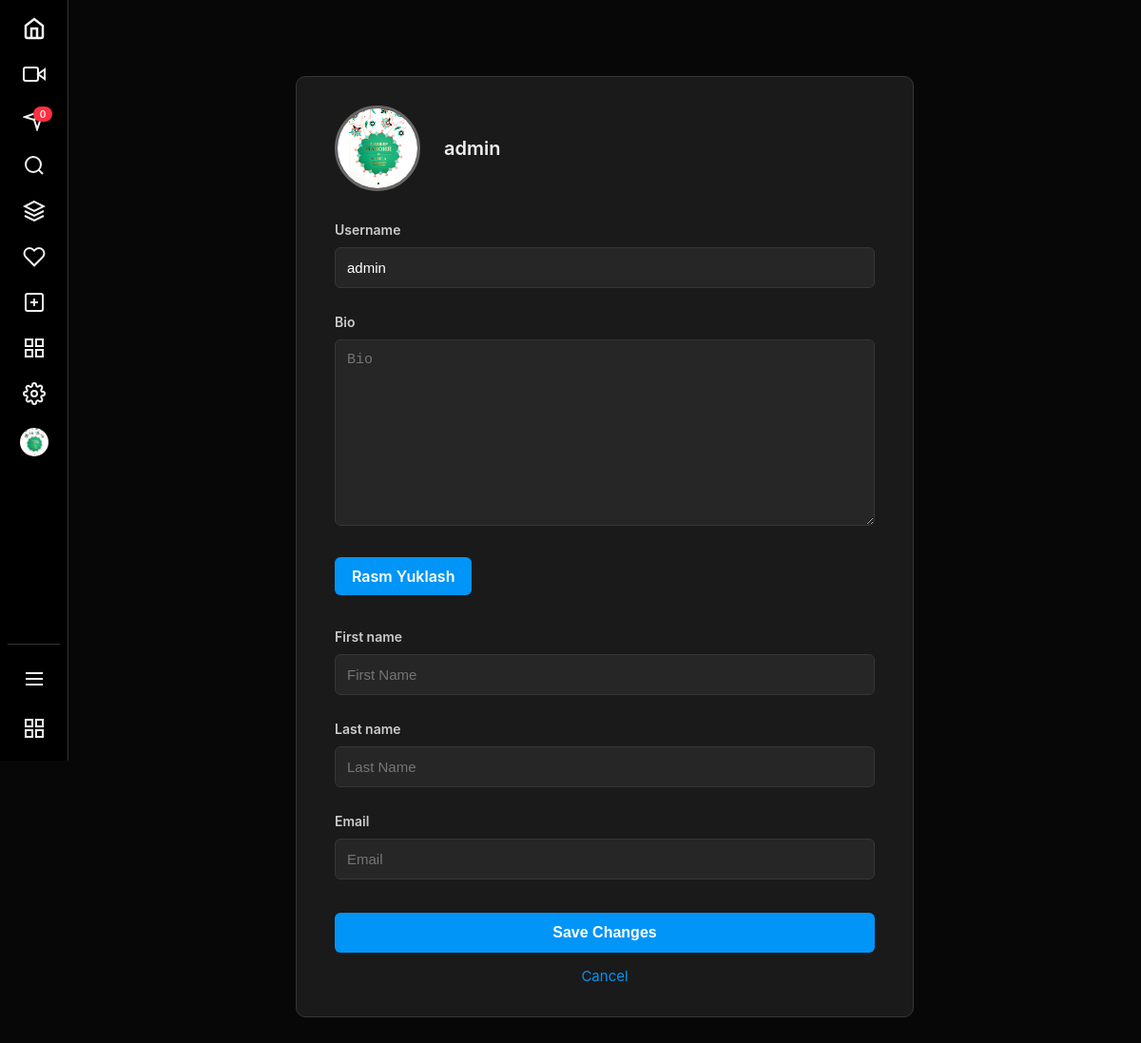
The app's page /users/profile/update/ (signed in) with its own data.
### users/models.py (models this page shows, shortened)
class UserProfile(AbstractUser):
    bio = models.TextField(max_length=300, blank=True, null=True)
    profile_picture = models.ImageField(upload_to='profile_pictures/', blank=True, null=True, default='profile_pictures/user.png')

### users/views.py (the view, shortened to what this page needs)
# urls.py: path('profile/update/', ProfileUpdateView.as_view(), name='profile_update'),
class ProfileUpdateView(View):
    def get(self, request):
        profile = request.user
        form = UserProfileUpdateForm(instance=profile)
        return render(request, 'users/profile_update.html', {'form': form, 'profile': profile})

### users/forms.py
class UserProfileUpdateForm(forms.ModelForm):
    class Meta:
        model = UserProfile
        fields = ['username', 'email', 'first_name', 'last_name', 'bio', 'profile_picture']
    def __init__(self, *args, **kwargs):
        super().__init__(*args, **kwargs)
        self.fields['username'].widget.attrs['placeholder'] = 'Username'
        self.fields['email'].widget.attrs['placeholder'] = 'Email'
        self.fields['first_name'].widget.attrs['placeholder'] = 'First Name'
        self.fields['last_name'].widget.attrs['placeholder'] = 'Last Name'
        self.fields['bio'].widget.attrs['placeholder'] = 'Bio'

### templates/users/profile_update.html (shortened to what this page needs)
{% extends 'base.html' %}
{% block content %}
<div class="profile-container">
    <div class="profile-header">
        <img id="profile-picture" src="{{ profile.profile_picture.url }}" alt="Profile picture">
        <div class="profile-header-info">
            <h3>{{ user.username }}</h3>
        </div>
    </div>
    <form action="" method="post" enctype="multipart/form-data" class="profile-form">
        <div class="form-group">
            <label for="id_username">Username</label>
            {{ form.username }}
        </div>
        <div class="form-group">
            <label for="id_bio">Bio</label>
            {{ form.bio }}
        </div>
        <div class="small-upload-box">
            <label for="small_profile_pic" class="upload-button-small">
                 Rasm Yuklash
            </label>
        </div>
        <div class="form-group">
            <label for="id_first_name">First name</label>
            {{ form.first_name }}
        </div>
        <div class="form-group">
            <label for="id_last_name">Last name</label>
            {{ form.last_name }}
        </div>
        <div class="form-group">
            <label for="id_email">Email</label>
            {{ form.email }}
        </div>
        <button type="submit" class="submit-btn">Save Changes</button>
        <a href="{% url 'users:profile' %}" class="cancel-btn">Cancel</a>
    </form>
    </div>
{% endblock %}

### templates/base.html (shortened to what this page needs)
{% load static %}
<html lang="en">
<head>
  <link rel="stylesheet" href="{% static 'css/nav-bar.css' %}">
</head>
<body>
  <div id="app">
    <nav class="sidebar">
      <ul class="sidebar-menu">
        <li class="menu-item active">
          <a href="{% url 'posts:post_list' %}" class="menu-link">
            <svg class="menu-icon" viewBox="0 0 24 24" fill="none" stroke="currentColor" stroke-width="2">
              <path d="M3 9l9-7 9 7v11a2 2 0 0 1-2 2H5a2 2 0 0 1-2-2z"></path>
              <polyline points="9 22 9 12 15 12 15 22"></polyline>
            </svg>
          </a>
        </li>
        <li class="menu-item">
          <a href="{% url 'reels:list' %}" class="menu-link">
            <svg class="menu-icon" viewBox="0 0 24 24" fill="none" stroke="currentColor" stroke-width="2">
              <path d="M23 7l-7 5 7 5V7z"></path>
              <rect x="1" y="5" width="15" height="14" rx="2" ry="2"></rect>
            </svg>
          </a>
        </li>
        <li class="menu-item">
          <a href="{% url 'users:mesages' %}" class="menu-link">
            <svg class="menu-icon" viewBox="0 0 24 24" fill="none" stroke="currentColor" stroke-width="2">
              <path d="M22 2L11 13M22 2l-7 20-3-10-10-3 20-7z" />
            </svg>
            <span class="badge">0</span>
          </a>
        </li>
        <li class="menu-item">
          <a href="{% url 'users:search' %}" class="menu-link" id="sidebarSearchBtn">
            <svg class="menu-icon" viewBox="0 0 24 24" fill="none" stroke="currentColor" stroke-width="2">
              <circle cx="11" cy="11" r="8"></circle>
              <path d="m21 21-4.35-4.35"></path>
            </svg>
          </a>
        </li>
        <li class="menu-item">
          <a href="#" class="menu-link">
            <svg class="menu-icon" viewBox="0 0 24 24" fill="none" stroke="currentColor" stroke-width="2">
              <polygon points="12 2 2 7 12 12 22 7 12 2"></polygon>
              <polyline points="2 17 12 22 22 17"></polyline>
              <polyline points="2 12 12 17 22 12"></polyline>
            </svg>
          </a>
        </li>
        <li class="menu-item">
          <a href="#" class="menu-link">
            <svg class="menu-icon" viewBox="0 0 24 24" fill="none" stroke="currentColor" stroke-width="2">
              <path
                d="M20.84 4.61a5.5 5.5 0 0 0-7.78 0L12 5.67l-1.06-1.06a5.5 5.5 0 0 0-7.78 7.78l1.06 1.06L12 21.23l7.78-7.78 1.06-1.06a5.5 5.5 0 0 0 0-7.78z">
              </path>
            </svg>
          </a>
        </li>
        <li class="menu-item">
          <a href="{% url 'posts:post_create' %}" class="menu-link">
            <svg class="menu-icon" viewBox="0 0 24 24" fill="none" stroke="currentColor" stroke-width="2">
              <rect x="3" y="3" width="18" height="18" rx="2" ry="2"></rect>
              <line x1="12" y1="8" x2="12" y2="16"></line>
              <line x1="8" y1="12" x2="16" y2="12"></line>
            </svg>
          </a>
        </li>
        <li class="menu-item">
          <a href="#" class="menu-link">
            <svg class="menu-icon" viewBox="0 0 24 24" fill="none" stroke="currentColor" stroke-width="2">
              <rect x="3" y="3" width="7" height="7"></rect>
              <rect x="14" y="3" width="7" height="7"></rect>
              <rect x="14" y="14" width="7" height="7"></rect>
              <rect x="3" y="14" width="7" height="7"></rect>
            </svg>
          </a>
        </li>
        <li class="menu-item">
          <a href="{% url 'users:settings' %}" class="menu-link">
          </a>
        </li>
        <li class="menu-item">
          <a href="{% url 'users:profile' %}" class="menu-link">
            <img src="{{ request.user.profile_picture.url }}" class="profile-avatar" alt="User Profile Picture">
          </a>
        </li>
      </ul>
      <div class="sidebar-footer">
        <li class="menu-item more-menu-item" id="moreButton">
          <button class="menu-link more-btn">
            <svg viewBox="0 0 24 24" fill="none" stroke="currentColor" stroke-width="2" class="menu-icon">
              <line x1="3" y1="12" x2="21" y2="12"></line>
              <line x1="3" y1="6" x2="21" y2="6"></line>
              <line x1="3" y1="18" x2="21" y2="18"></line>
            </svg>
          </button>
        </li>
      </div>
      <button class="menu-link meta-btn">
        <svg class="menu-icon" viewBox="0 0 24 24" fill="none" stroke="currentColor" stroke-width="2">
          <rect x="3" y="3" width="7" height="7"></rect>
          <rect x="14" y="3" width="7" height="7"></rect>
          <rect x="14" y="14" width="7" height="7"></rect>
          <rect x="3" y="14" width="7" height="7"></rect>
        </svg>
      </button>
    </nav>
    <main class="main-content">
      {% block content %}
      {% endblock %}
    </main>
  </div>
</body>
</html>

### static/css/nav-bar.css (style rules this page uses)
* { margin: 0; padding: 0; box-sizing: border-box; }
:root { --text-primary: #000000; --text-secondary: #737373; --bg-primary: #ffffff; --sidebar-bg: #000000; --sidebar-text: #f2f2f2; --sidebar-hover-bg: #363636; --border-color: #363636; --accent-color: #0095f6; --badge-bg: #ff3040; font-family: -apple-system, BlinkMacSystemFont, 'Segoe UI', Roboto, Helvetica, Arial, sans-serif; line-height: 1.5; font-weight: 400; }
body { margin: 0; background-color: var(--bg-primary); color: var(--text-primary); }
.sidebar { width: 245px; height: 100vh; background-color: var(--sidebar-bg); border-right: 1px solid var(--border-color); padding: 8px 12px; display: flex; flex-direction: column; position: fixed; left: 0; top: 0; padding-top: 50px; }
.sidebar-menu { list-style: none; flex: 1; }
.menu-item { margin-bottom: 4px; }
.menu-link { display: flex; align-items: center; padding: 12px; text-decoration: none; border-radius: 8px; cursor: pointer; transition: background-color 0.2s ease, transform 0.1s ease; position: relative; border: none; color: var(--sidebar-text); background-color: transparent; }
.menu-link .menu-icon, .menu-link .menu-text, .menu-link span { color: var(--sidebar-text); transition: color 0.2s ease; }
.menu-item.active .menu-link { font-weight: 700; }
.menu-icon { width: 24px; height: 24px; margin-right: 16px; flex-shrink: 0; stroke: currentColor; }
.menu-item.active .menu-icon { stroke-width: 2.5; }
.badge { background-color: var(--badge-bg); color: white; border-radius: 10px; padding: 2px 8px; font-size: 12px; font-weight: 600; min-width: 20px; text-align: center; margin-left: auto; }
.profile-avatar { width: 30px; height: 30px; border-radius: 50%; flex-shrink: 0; }
.sidebar-footer { border-top: 1px solid var(--border-color); padding-top: 10px; }
.meta-btn { margin-bottom: 4px; text-align: left; width: 100%; }
.more-menu-item { position: relative; display: flex; justify-content: start; align-items: center; padding: 0; }
.more-btn { width: 100%; text-align: start; font-size: 16px; }
@media (max-width: 1264px) { .more-menu-item { padding: 4px 0; margin-bottom: 4px; } }
@media (max-width: 1264px) { .more-menu-item .menu-link { justify-content: center; padding: 10px 0; } }
.main-content { margin-left: 245px; padding: 40px; flex: 1; }
@media (max-width: 1264px) { .sidebar { width: 72px; padding: 8px; } }
@media (max-width: 1264px) { .menu-link { justify-content: center; padding: 10px 0; } }
@media (max-width: 1264px) { .menu-icon { margin-right: 0; } }
@media (max-width: 1264px) { .badge { position: absolute; top: 8px; right: 8px; padding: 0; width: 16px; height: 16px; font-size: 10px; line-height: 16px; } }
@media (max-width: 1264px) { .main-content { margin-left: 72px; } }

### records on screen
UserProfile: user.profile_picture (picture), profile_picture (picture), username "admin"
